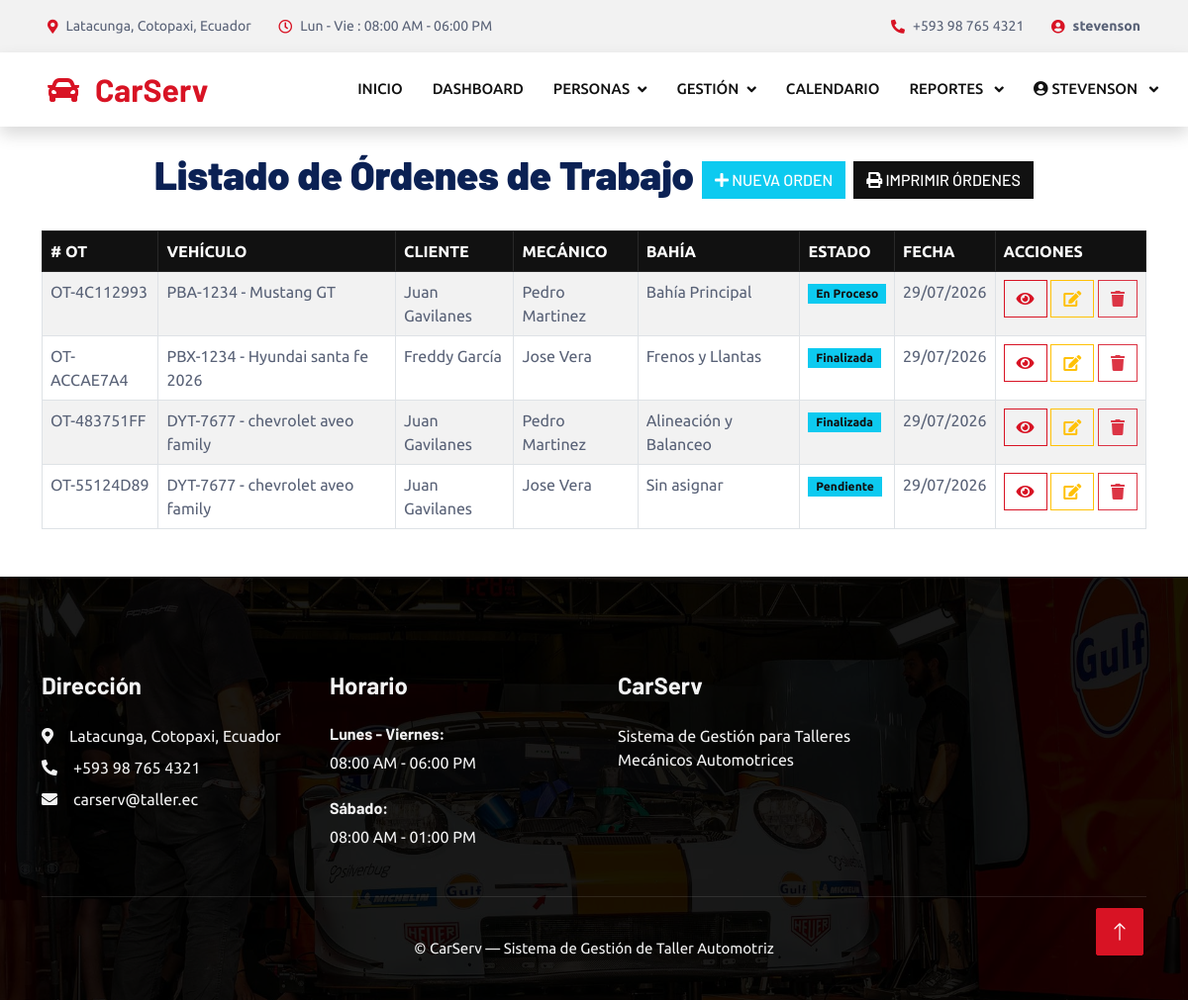
Screenshot of /ordenes/ (signed in) with the database file from the repository.
### facturacion/models.py (models this page shows, shortened)
class Usuario(AbstractUser):
    ROL_CHOICES = [
        ('admin',      'Administrador'),
        ('oficinista', 'Oficinista'),
        ('cliente',    'Cliente'),
        ('mecanico',   'Mecánico'),
    ]
    rol      = models.CharField(max_length=20, choices=ROL_CHOICES, default='cliente')
    telefono = models.CharField(max_length=20, blank=True, null=True)
    foto     = models.ImageField(upload_to='usuarios/', blank=True, null=True)

class OrdenTrabajo(models.Model):
    ESTADO_CHOICES = [
        ('pendiente',   'Pendiente'),
        ('en_proceso',  'En Proceso'),
        ('pausada',     'Pausada'),
        ('finalizada',  'Finalizada'),
        ('entregada',   'Entregada'),
        ('cancelada',   'Cancelada'),
    ]
    vehiculo  = models.ForeignKey(
        Vehiculo, on_delete=models.PROTECT, related_name='ordenes'
    )
    mecanico  = models.ForeignKey(
        Mecanico, on_delete=models.SET_NULL,
        null=True, blank=True, related_name='ordenes'
    )
    bahia     = models.ForeignKey(
        Bahia, on_delete=models.SET_NULL,
        null=True, blank=True, related_name='ordenes'
    )
    creada_por = models.ForeignKey(
        Usuario, on_delete=models.SET_NULL,
        null=True, related_name='ordenes_creadas'
    )
    numero          = models.CharField(max_length=20, unique=True)
    estado          = models.CharField(
        max_length=15, choices=ESTADO_CHOICES, default='pendiente'
    )
    descripcion     = models.TextField(help_text="Problema reportado por el cliente")
    observaciones   = models.TextField(blank=True, null=True,
                                       help_text="Notas internas del mecánico")
    kilometraje_ingreso = models.PositiveIntegerField(default=0)
    fecha_ingreso   = models.DateTimeField()
    fecha_estimada_entrega = models.DateTimeField(null=True, blank=True)
    fecha_real_entrega     = models.DateTimeField(null=True, blank=True)
    mano_obra       = models.DecimalField(max_digits=10, decimal_places=2, default=0)
    total_repuestos = models.DecimalField(max_digits=10, decimal_places=2, default=0)
    creado_en       = models.DateTimeField(auto_now_add=True)
    actualizado_en  = models.DateTimeField(auto_now=True)

class Vehiculo(models.Model):
    cliente       = models.ForeignKey(
        Cliente, on_delete=models.PROTECT, related_name='vehiculos'
    )
    placa         = models.CharField(max_length=10, unique=True)
    marca         = models.CharField(max_length=60)
    modelo        = models.CharField(max_length=60)
    anio          = models.PositiveIntegerField()
    color         = models.CharField(max_length=40, blank=True, null=True)
    tipo          = models.CharField(
        max_length=30,
        choices=[('sedan','Sedán'),('suv','SUV'),('pickup','Pick-up'),
                 ('hatchback','Hatchback'),('furgon','Furgón'),('otro','Otro')],
        default='sedan'
    )

class Cliente(models.Model):
    usuario   = models.OneToOneField(
        Usuario, on_delete=models.CASCADE,
        related_name='perfil_cliente', null=True, blank=True
    )
    cedula    = models.CharField(max_length=20, unique=True)
    nombre    = models.CharField(max_length=100)
    apellido  = models.CharField(max_length=100)
    telefono  = models.CharField(max_length=20)
    email     = models.EmailField(blank=True, null=True)
    direccion = models.TextField(blank=True, null=True)

class Mecanico(models.Model):
    ESPECIALIDAD_CHOICES = [
        ('general',      'Mecánica General'),
        ('electrico',    'Sistema Eléctrico'),
        ('transmision',  'Transmisión'),
        ('suspension',   'Suspensión y Frenos'),
        ('carroceria',   'Carrocería y Pintura'),
    ]
    usuario       = models.OneToOneField(
        Usuario, on_delete=models.CASCADE,
        related_name='perfil_mecanico'
    )
    especialidad  = models.CharField(
        max_length=30, choices=ESPECIALIDAD_CHOICES, default='general'
    )
    activo        = models.BooleanField(default=True)

class Bahia(models.Model):
    ESTADO_CHOICES = [
        ('libre',     'Libre'),
        ('ocupada',   'Ocupada'),
        ('en_espera', 'En Espera'),
    ]
    numero      = models.PositiveIntegerField(unique=True)
    nombre      = models.CharField(max_length=60)   # ej. "Bahía 1 – Elevador"
    estado      = models.CharField(
        max_length=15, choices=ESTADO_CHOICES, default='libre'
    )
    descripcion = models.TextField(blank=True, null=True)
    pos_x       = models.PositiveIntegerField(default=0)
    pos_y       = models.PositiveIntegerField(default=0)

### facturacion/views.py (the view)
        def wrapper(request, *args, **kwargs):
            if not request.user.is_authenticated:
                return redirect('/login/')
            if request.user.rol not in roles and not request.user.is_superuser:
                messages.error(request, 'No tienes permiso para acceder a esta sección.')
                return redirect('/inicio/')
            return func(request, *args, **kwargs)

### facturacion/templates/ordenes/listadoOrdenes.html (shortened to what this page needs)
{% extends "plantillaPrincipal.html" %}
{% block contenido %}
<center>
    <br>
    <h1><b>Listado de Órdenes de Trabajo</b>
        {% if request.user.rol == 'admin' or request.user.rol == 'oficinista' or request.user.is_superuser %}
        <a href="/ordenes/nueva/" class="btn btn-info text-white"><i class="fa fa-plus"></i> Nueva Orden</a>
        <a href="/ordenes/reporte/" onclick="window.open(this.href, 'Reporte de Órdenes', 'width=900,height=700, resizable=yes, scrollbars=yes'); return false;" class="btn btn-dark text-white">
            <i class="fa fa-print"></i> Imprimir Órdenes
        </a>
        {% endif %}
    </h1>
</center>
<br>
<div class="container">
    <table id="tbl_ordenes" class="table table-striped table-hover table-bordered">
        <thead class="table-dark">
            <tr>
                <th># OT</th>
                <th>VEHÍCULO</th>
                <th>CLIENTE</th>
                <th>MECÁNICO</th>
                <th>BAHÍA</th>
                <th>ESTADO</th>
                <th>FECHA</th>
                <th>ACCIONES</th>
            </tr>
        </thead>
        <tbody>
            {% for orden in ordenes %}
            <tr>
                <td>{{ orden.numero }}</td>
                <td>{{ orden.vehiculo.placa }} - {{ orden.vehiculo.marca }} {{ orden.vehiculo.modelo }}</td>
                <td>{{ orden.vehiculo.cliente.nombre }} {{ orden.vehiculo.cliente.apellido }}</td>
                <td>{{ orden.mecanico.usuario.get_full_name|default:'Sin asignar' }}</td>
                <td>{{ orden.bahia.nombre|default:'Sin asignar' }}</td>
                <td><span class="badge bg-info text-dark">{{ orden.get_estado_display }}</span></td>
                <td>{{ orden.fecha_ingreso|date:'d/m/Y' }}</td>
                <td class="text-nowrap">
                    <a href="/ordenes/{{ orden.id }}/" class="btn btn-outline-primary"><i class="fa fa-eye"></i></a>
                    {% if request.user.rol == 'admin' or request.user.rol == 'oficinista' or request.user.is_superuser %}
                    <a href="/ordenes/editar/{{ orden.id }}/" class="btn btn-outline-warning"><i class="fa fa-edit"></i></a>
                    <a href="/ordenes/eliminar/{{ orden.id }}/" class="btn btn-outline-danger"
                       onclick="event.preventDefault(); const link = this; Swal.fire({title:'¿Eliminar esta orden?', text:'Esta acción no se puede revertir', icon:'warning', showCancelButton:true, confirmButtonText:'Sí, eliminar', cancelButtonText:'Cancelar'}).then((result)=>{if(result.isConfirmed){window.location.href=link.href;}});">
                       <i class="fa fa-trash"></i>
                    </a>
                    {% endif %}
                </td>
            </tr>
            {% endfor %}
        </tbody>
    </table>
</div>
{% endblock %}

### facturacion/templates/plantillaPrincipal.html (shortened to what this page needs)
{% load static %}
<!DOCTYPE html>
<html lang="es">
<head>
    <link href="https://cdnjs.cloudflare.com/ajax/libs/font-awesome/5.10.0/css/all.min.css" rel="stylesheet">
    <link href="https://cdn.jsdelivr.net/npm/bootstrap-icons@1.4.1/font/bootstrap-icons.css" rel="stylesheet">
    <link href="{% static 'lib/animate/animate.min.css' %}" rel="stylesheet">
    <link href="{% static 'lib/owlcarousel/assets/owl.carousel.min.css' %}" rel="stylesheet">
    <link href="{% static 'lib/tempusdominus/css/tempusdominus-bootstrap-4.min.css' %}" rel="stylesheet">
    <link href="{% static 'css/bootstrap.min.css' %}" rel="stylesheet">
    <link href="{% static 'css/style.css' %}" rel="stylesheet">
    <link rel="stylesheet" href="https://cdn.datatables.net/2.3.8/css/dataTables.dataTables.min.css">
    <link rel="stylesheet" href="https://cdn.datatables.net/buttons/3.2.3/css/buttons.dataTables.min.css">
    <link rel="stylesheet" href="https://cdn.jsdelivr.net/npm/sweetalert2@11/dist/sweetalert2.min.css">
    <link rel="stylesheet" href="https://cdn.jsdelivr.net/npm/flatpickr/dist/flatpickr.min.css">
    <link rel="stylesheet" href="https://cdn.jsdelivr.net/npm/flatpickr/dist/themes/material_blue.min.css">
    <link rel="stylesheet" href="https://cdn.jsdelivr.net/npm/jqueryui@1.11.1/jquery-ui.min.css">
    <link rel="stylesheet" href="https://cdn.jsdelivr.net/npm/driver.js@1.3.1/dist/driver.css">
    <link rel="stylesheet" href="https://cdnjs.cloudflare.com/ajax/libs/bootstrap-fileinput/5.5.4/css/fileinput.min.css"
>
</head>
<body>
    <div class="container-fluid bg-light p-0">
        <div class="row gx-0 d-none d-lg-flex">
            <div class="col-lg-7 px-5 text-start">
                <div class="h-100 d-inline-flex align-items-center py-3 me-4">
                    <small class="fa fa-map-marker-alt text-primary me-2"></small>
                    <small>Latacunga, Cotopaxi, Ecuador</small>
                </div>
                <div class="h-100 d-inline-flex align-items-center py-3">
                    <small class="far fa-clock text-primary me-2"></small>
                    <small>Lun - Vie : 08:00 AM - 06:00 PM</small>
                </div>
            </div>
            <div class="col-lg-5 px-5 text-end">
                <div class="h-100 d-inline-flex align-items-center py-3 me-4">
                    <small class="fa fa-phone-alt text-primary me-2"></small>
                    <small>+593 98 765 4321</small>
                </div>
                {% if request.user.is_authenticated %}
                <div class="h-100 d-inline-flex align-items-center py-3">
                    <small class="fa fa-user-circle text-primary me-2"></small>
                    <small class="fw-bold">{{ request.user.get_full_name|default:request.user.username }}</small>
                </div>
                {% endif %}
            </div>
        </div>
    </div>
    <nav class="navbar navbar-expand-lg bg-white navbar-light shadow sticky-top p-0">
        <a href="/" class="navbar-brand d-flex align-items-center px-4 px-lg-5">
            <h2 class="m-0 text-primary"><i class="fa fa-car me-3"></i>CarServ</h2>
        </a>
        <div class="collapse navbar-collapse" id="navbarCollapse">
            <div class="navbar-nav ms-auto p-4 p-lg-0">
                <a href="/" class="nav-item nav-link">Inicio</a>
                {% if request.user.is_authenticated %}
                    {% if request.user.rol == 'admin' or request.user.is_superuser %}
                    <a href="/dashboard/" class="nav-item nav-link">Dashboard</a>
                    <div class="nav-item dropdown">
                        <a href="#" class="nav-link dropdown-toggle" data-bs-toggle="dropdown">Personas</a>
                    </div>
                    <div class="nav-item dropdown">
                        <a href="#" class="nav-link dropdown-toggle" data-bs-toggle="dropdown">Gestión</a>
                    </div>
                    <a href="/calendario/" class="nav-item nav-link">Calendario</a>
                    <div class="nav-item dropdown">
                        <a href="#" class="nav-link dropdown-toggle" data-bs-toggle="dropdown">
                            Reportes
                        </a>
                    </div>
                    {% elif request.user.rol == 'mecanico' %}
                    <a href="/ordenes/"    class="nav-item nav-link">Mis Órdenes</a>
                    <a href="/calendario/" class="nav-item nav-link">Calendario</a>
                    {% elif request.user.rol == 'cliente' %}
                    <a href="/calendario/" class="nav-item nav-link">Calendario</a>
                    <a href="/ordenes/"    class="nav-item nav-link">Mis Órdenes</a>
                    {% endif %}
                    <div class="nav-item dropdown">
                        <a href="#" class="nav-link dropdown-toggle" data-bs-toggle="dropdown">
                            <i class="fa fa-user-circle me-1"></i>{{ request.user.get_full_name|default:request.user.username }}
                        </a>
                    </div>
                {% endif %}
            </div>
        </div>
    </nav>
    {% block contenido %}
    {% endblock %}
    <div class="container-fluid bg-dark text-light footer pt-5 mt-5 wow fadeIn" data-wow-delay="0.1s">
        <div class="container py-5">
            <div class="row g-5">
                <div class="col-lg-3 col-md-6">
                    <h4 class="text-light mb-4">Dirección</h4>
                    <p class="mb-2"><i class="fa fa-map-marker-alt me-3"></i>Latacunga, Cotopaxi, Ecuador</p>
                    <p class="mb-2"><i class="fa fa-phone-alt me-3"></i>+593 98 765 4321</p>
                    <p class="mb-2"><i class="fa fa-envelope me-3"></i>carserv@taller.ec</p>
                </div>
                <div class="col-lg-3 col-md-6">
                    <h4 class="text-light mb-4">Horario</h4>
                    <h6 class="text-light">Lunes - Viernes:</h6>
                    <p class="mb-4">08:00 AM - 06:00 PM</p>
                    <h6 class="text-light">Sábado:</h6>
                    <p class="mb-0">08:00 AM - 01:00 PM</p>
                </div>
                <div class="col-lg-3 col-md-6">
                    <h4 class="text-light mb-4">CarServ</h4>
                    <p>Sistema de Gestión para Talleres Mecánicos Automotrices</p>
                </div>
            </div>
        </div>
        <div class="container">
            <div class="copyright">
                <div class="row">
                    <div class="col-md-12 text-center py-3">
                        &copy; CarServ — Sistema de Gestión de Taller Automotriz
                    </div>
                </div>
            </div>
        </div>
    </div>
    <a href="#" class="btn btn-lg btn-primary btn-lg-square back-to-top"><i class="bi bi-arrow-up"></i></a>
</body>
</html>

### rows the page displays
Usuario: user.get_full_name "stevenson", user.get_full_name "STEVENSON"
OrdenTrabajo: numero "OT-4C112993", vehiculo.placa "PBA-1234", vehiculo.marca "Mustang", vehiculo.modelo "GT", vehiculo.cliente.nombre "Juan", vehiculo.cliente.apellido "Gavilanes", mecanico.usuario.get_full_name "Pedro Martinez", bahia.nombre "Bahía Principal", estado "En Proceso", fecha_ingreso "29/07/2026"
OrdenTrabajo: numero "OT-ACCAE7A4", vehiculo.placa "PBX-1234", vehiculo.marca "Hyundai", vehiculo.modelo "santa fe 2026", vehiculo.cliente.nombre "Freddy", vehiculo.cliente.apellido "García", mecanico.usuario.get_full_name "Jose Vera", bahia.nombre "Frenos y Llantas", estado "Finalizada", fecha_ingreso "29/07/2026"
OrdenTrabajo: numero "OT-483751FF", vehiculo.placa "DYT-7677", vehiculo.marca "chevrolet", vehiculo.modelo "aveo family", vehiculo.cliente.nombre "Juan", vehiculo.cliente.apellido "Gavilanes", mecanico.usuario.get_full_name "Pedro Martinez", bahia.nombre "Alineación y Balanceo", estado "Finalizada", fecha_ingreso "29/07/2026"
OrdenTrabajo: numero "OT-55124D89", vehiculo.placa "DYT-7677", vehiculo.marca "chevrolet", vehiculo.modelo "aveo family", vehiculo.cliente.nombre "Juan", vehiculo.cliente.apellido "Gavilanes", mecanico.usuario.get_full_name "Jose Vera", bahia.nombre "Sin asignar", estado "Pendiente", fecha_ingreso "29/07/2026"
